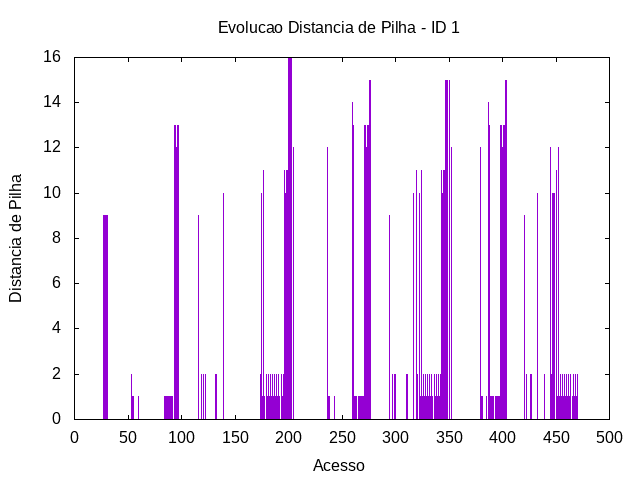

Here is the gnuplot script that generated this plot:
set term png
set output "/tmp/pokerest/pokerest-distp-1.png"
set title "Evolucao Distancia de Pilha - ID 1"
set xlabel "Acesso"
set ylabel "Distancia de Pilha"
plot "/tmp/pokerest/pokerest-acesso-2-1.gpdat" u 2:5 w impulses t ""
